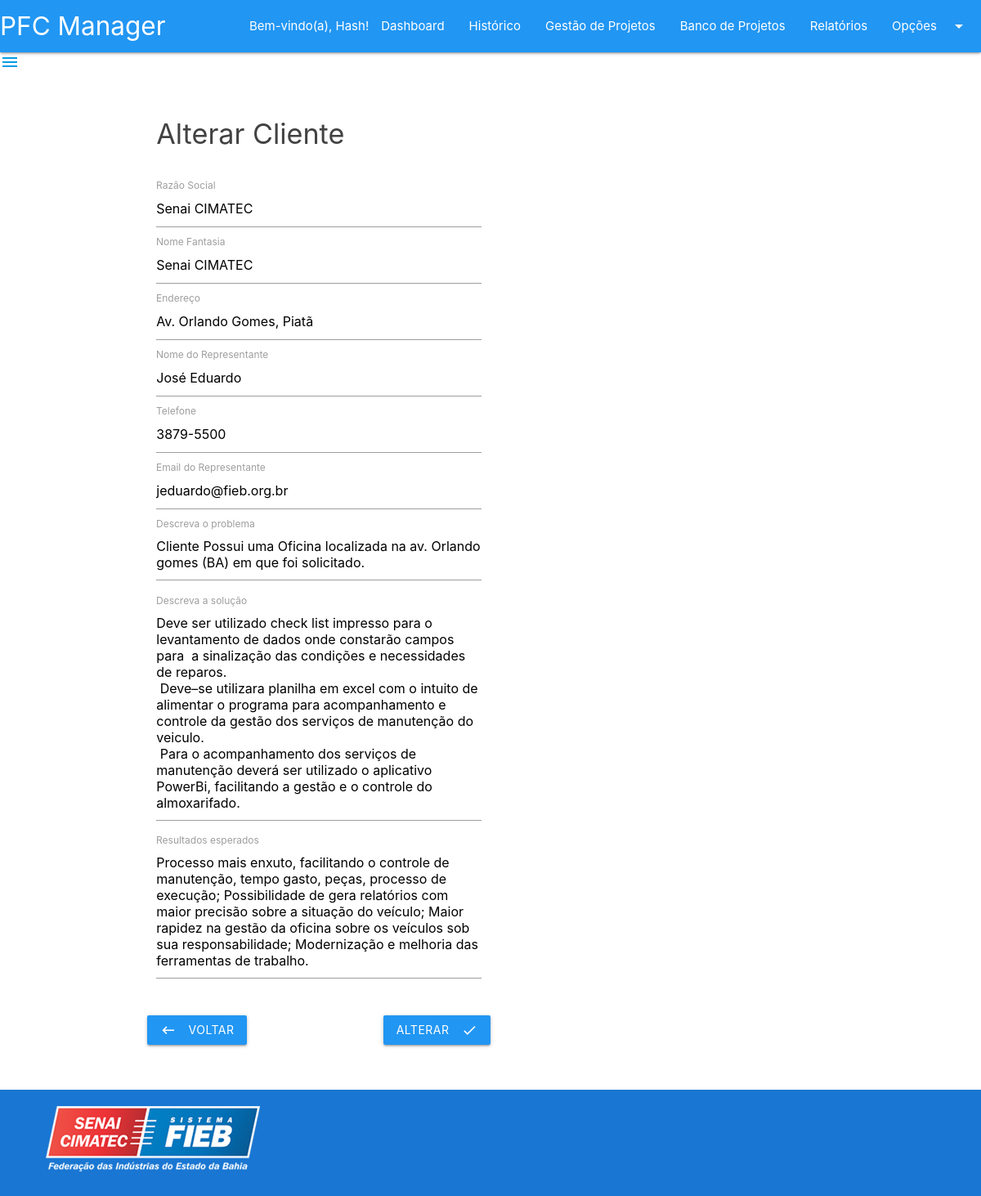
The page /telas/paginas_cliente/alterar_cliente.php?id=2 (signed in) on the database its author committed.
### tables this page shows
CREATE TABLE `clientes` (
  `cliente_id` int NOT NULL AUTO_INCREMENT,
  `cliente_razaosocial` varchar(45) DEFAULT NULL,
  `cliente_nomefantasia` varchar(45) DEFAULT NULL,
  `cliente_endereco` varchar(45) DEFAULT NULL,
  `cliente_nomerepresentante` varchar(45) DEFAULT NULL,
  `cliente_emailrepresentante` varchar(45) DEFAULT NULL,
  `cliente_telrepresentante` varchar(45) DEFAULT NULL,
  `cliente_problema` varchar(1000) DEFAULT NULL,
  `cliente_solucao` varchar(1000) DEFAULT NULL,
  `cliente_resultado` varchar(1000) DEFAULT NULL,
  PRIMARY KEY (`cliente_id`)
);

### servicos/ServicosCliente.php (called while the page is built, shortened)
<?php
class ServicosCliente implements iServicosCliente
{
    function listarClientePorId($cliente_id)
    {
        $conexao = conectar();
        $consulta = "SELECT * FROM clientes WHERE cliente_id = {$cliente_id}";
        $resultado = mysqli_query($conexao, $consulta);
        return $resultado;
    }
}

### telas/paginas_cliente/alterar_cliente.php (the view, shortened to what this page needs)
<?php require_once("../../servicos/ServicosCliente.php"); ?>
<?php
if ($_SESSION["usuario_nome"]) {
?>
    <?php
    $servicosClientes = new ServicosCliente();
    ?>
    <?php
    $linha = mysqli_fetch_assoc($servicosClientes->listarClientePorId($_GET["id"]));
    ?>
    <!DOCTYPE html>
    <html lang="pt-BR">
    <head>
        <?php include_once("../compartilhado/head.php"); ?>
    </head>
    <body>
        <?php include_once("../compartilhado/header.php"); ?>
        <main>
            <div class="container">
                <div class="row">
                    <div class="col s12 m6">
                        <form action="alterar_cliente.php?id=<?php echo $linha["cliente_id"] ?>" method="post">
                            <div class="form-elements">
                                <h4 class="grey-text text-darken-3" style="margin: 50px 0px 50px 0px">Alterar Cliente</h4>
                                <div class="input-field">
                                    <input value="<?php echo $linha["cliente_razaosocial"] ?>" name="cliente_razaosocial" maxlength="45" type="text" class="validate" required>
                                    <label for="cliente_razaosocial">Razão Social</label>
                                </div>
                                <div class="input-field">
                                    <input value="<?php echo $linha["cliente_nomefantasia"] ?>" name="cliente_nomefantasia" maxlength="45" type="text" class="validate" required>
                                    <label for="cliente_nomefantasia">Nome Fantasia</label>
                                </div>
                                <div class="input-field">
                                    <input value="<?php echo $linha["cliente_endereco"] ?>" name="cliente_endereco" type="text" maxlength="45" class="validate" required>
                                    <label for="cliente_endereco">Endereço</label>
                                </div>
                                <div class="input-field">
                                    <input value="<?php echo $linha["cliente_nomerepresentante"] ?>" name="cliente_nomerepresentante" maxlength="45" type="text" class="validate" required>
                                    <label for="cliente_nomerepresentante">Nome do Representante</label>
                                </div>
                                <div class="input-field">
                                    <input value="<?php echo $linha["cliente_telrepresentante"] ?>" name="cliente_telrepresentante" maxlength="45" type="text" class="validate" required>
                                    <label for="cliente_telrepresentante">Telefone</label>
                                </div>
                                <div class="input-field">
                                    <input value="<?php echo $linha["cliente_emailrepresentante"] ?>" name="cliente_emailrepresentante" maxlength="45" type="email" class="validate" required>
                                    <label for="cliente_emailrepresentante">Email do Representante</label>
                                </div>
                                <div class="input-field">
                                    <textarea value="<?php echo $linha["cliente_problema"] ?>" maxlength="1000" name="cliente_problema" class="materialize-textarea" data-length="1000" required><?php echo $linha["cliente_problema"] ?></textarea>
                                    <label for="cliente_problema">Descreva o problema</label>
                                </div>
                                <div class="input-field">
                                    <textarea value="<?php echo $linha["cliente_solucao"] ?>" maxlength="1000" name="cliente_solucao" class="materialize-textarea" data-length="1000" required><?php echo $linha["cliente_solucao"] ?></textarea>
                                    <label for="cliente_solucao">Descreva a solução</label>
                                </div>
                                <div class="input-field">
                                    <textarea value="<?php echo $linha["cliente_resultado"] ?>" maxlength="1000" name="cliente_resultado" class="materialize-textarea" data-length="1000" required><?php echo $linha["cliente_resultado"] ?></textarea>
                                    <label for="cliente_resultado">Resultados esperados</label>
                                </div>
                                <div class="row">
                                    <div class="input-field left">
                                        <a href="../paginas_cliente/index_cliente.php?id=<?php echo $linha["cliente_id"] ?>" class="btn waves-effect waves-light blue">Voltar
                                            <i class="material-icons left">keyboard_backspace</i>
                                        </a>
                                    </div>
                                    <div class="input-field right">
                                        <button class="btn waves-effect waves-light blue" type="submit">Alterar<i class="material-icons right">done</i></button>
                                    </div>
                                </div>
                            </div>
                        </form>
                    </div>
                </div>
            </div>
        </main>
        <?php include_once("../compartilhado/footer.php"); ?>
    </body>
    </html>
<?php
} else {
    header("location:../inicio/login.php");
}
?>

### telas/compartilhado/head.php (style rules this page uses)
body { display: flex; min-height: 100vh; flex-direction: column; }
main { flex: 1 0 auto; }

### rows shown on the page
clientes: cliente_razaosocial "Senai CIMATEC", cliente_nomefantasia "Senai CIMATEC", cliente_endereco "Av. Orlando Gomes, Piatã", cliente_nomerepresentante "José Eduardo", cliente_telrepresentante "3879-5500", cliente_emailrepresentante "jeduardo@fieb.org.br", cliente_problema "Cliente Possui uma Oficina localizada na av. Orlando gomes (BA) em que foi solicitado.", cliente_solucao "Deve ser utilizado check list impresso para o levantamento de dados onde constarão campos para a sinalização das condições e necessidades de reparos. Deve–se utilizara planilha em excel com o intuito de alimentar o programa para acompanhamento e controle da gestão dos serviços de manutenção do veiculo. Para o acompanhamento dos serviços de manutenção deverá ser utilizado o aplicativo PowerBi, facilitando a gestão e o controle do almoxarifado.", cliente_resultado "Processo mais enxuto, facilitando o controle de manutenção, tempo gasto, peças, processo de execução; Possibilidade de gera relatórios com maior precisão sobre a situação do veículo; Maior rapidez na gestão da oficina sobre os veículos sob sua responsabilidade; Modernização e melhoria das ferramentas de trabalho."

### other values the page prints
$_SESSION["usuario_nome"] "Hash"
